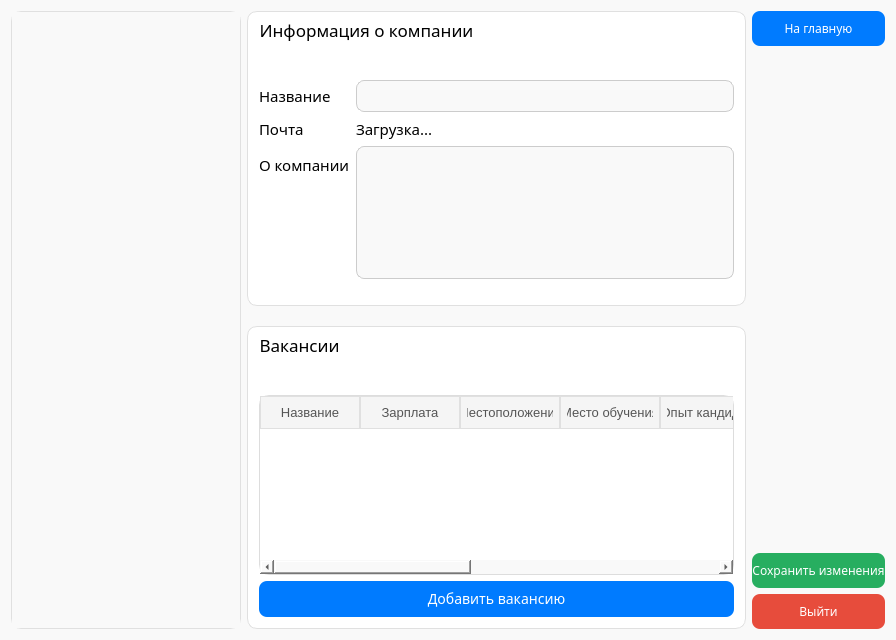
<?xml version="1.0" encoding="UTF-8"?>
<ui version="4.0">
 <class>ProfilePageForEmployer</class>
 <widget class="QWidget" name="ProfilePageForEmployer">
  <property name="geometry">
   <rect>
    <x>0</x>
    <y>0</y>
    <width>896</width>
    <height>640</height>
   </rect>
  </property>
  <property name="windowTitle">
   <string>Form</string>
  </property>
  <property name="styleSheet">
   <string notr="true">QWidget {
	
	background-color: rgb(249, 249, 249);
}</string>
  </property>
  <layout class="QGridLayout" name="gridLayout_3">
   <item row="0" column="0">
    <layout class="QHBoxLayout" name="horizontalLayout">
     <item>
      <widget class="QScrollArea" name="responsesScrollArea">
       <property name="sizePolicy">
        <sizepolicy hsizetype="Fixed" vsizetype="Expanding">
         <horstretch>0</horstretch>
         <verstretch>0</verstretch>
        </sizepolicy>
       </property>
       <property name="minimumSize">
        <size>
         <width>230</width>
         <height>0</height>
        </size>
       </property>
       <property name="maximumSize">
        <size>
         <width>230</width>
         <height>16777215</height>
        </size>
       </property>
       <property name="styleSheet">
        <string notr="true">QScrollArea {
    border: 1px solid #e0e0e0;
	border-radius: 10px;
    background-color: white;
}</string>
       </property>
       <property name="frameShadow">
        <enum>QFrame::Shadow::Sunken</enum>
       </property>
       <property name="widgetResizable">
        <bool>true</bool>
       </property>
       <widget class="QWidget" name="scrollAreaWidgetContents">
        <property name="geometry">
         <rect>
          <x>0</x>
          <y>0</y>
          <width>228</width>
          <height>618</height>
         </rect>
        </property>
       </widget>
      </widget>
     </item>
     <item>
      <layout class="QVBoxLayout" name="verticalLayout_4">
       <property name="spacing">
        <number>20</number>
       </property>
       <item>
        <widget class="QGroupBox" name="companyInfoGroup">
         <property name="font">
          <font>
           <family>Golos Text Medium</family>
           <pointsize>13</pointsize>
          </font>
         </property>
         <property name="styleSheet">
          <string notr="true">QGroupBox::title {
	color: black;
    left: 10px;
    top: 7px;
}
QGroupBox {
    border: 1px solid #e0e0e0;
	border-radius: 10px;
    background-color: white;
}
</string>
         </property>
         <property name="title">
          <string>Информация о компании</string>
         </property>
         <layout class="QGridLayout" name="gridLayout">
          <item row="2" column="0">
           <spacer name="verticalSpacer_3">
            <property name="orientation">
             <enum>Qt::Orientation::Vertical</enum>
            </property>
            <property name="sizeType">
             <enum>QSizePolicy::Policy::Fixed</enum>
            </property>
            <property name="sizeHint" stdset="0">
             <size>
              <width>20</width>
              <height>15</height>
             </size>
            </property>
           </spacer>
          </item>
          <item row="1" column="0">
           <layout class="QFormLayout" name="formLayout">
            <item row="2" column="0">
             <widget class="QLabel" name="emailLabel">
              <property name="font">
               <font>
                <family>Golos Text</family>
                <pointsize>11</pointsize>
               </font>
              </property>
              <property name="styleSheet">
               <string notr="true">QLabel {
	color: black;
	background-color: rgb(255, 255, 255);
}</string>
              </property>
              <property name="text">
               <string>Почта</string>
              </property>
             </widget>
            </item>
            <item row="4" column="0">
             <widget class="QLabel" name="aboutLabel">
              <property name="font">
               <font>
                <family>Golos Text</family>
                <pointsize>11</pointsize>
               </font>
              </property>
              <property name="styleSheet">
               <string notr="true">QLabel {
	color: black;
	background-color: rgb(255, 255, 255);
}</string>
              </property>
              <property name="text">
               <string>О компании</string>
              </property>
             </widget>
            </item>
            <item row="2" column="1">
             <widget class="QLabel" name="emailEdit">
              <property name="font">
               <font>
                <family>Golos Text</family>
                <pointsize>11</pointsize>
               </font>
              </property>
              <property name="styleSheet">
               <string notr="true">QLabel {
	color: black;
	background-color: rgb(255, 255, 255);
}</string>
              </property>
              <property name="text">
               <string>Загрузка...</string>
              </property>
             </widget>
            </item>
            <item row="0" column="0">
             <widget class="QLabel" name="companyNameLabel">
              <property name="font">
               <font>
                <family>Golos Text</family>
                <pointsize>11</pointsize>
               </font>
              </property>
              <property name="styleSheet">
               <string notr="true">QLabel {
	color: black;
	background-color: rgb(255, 255, 255);
}</string>
              </property>
              <property name="text">
               <string>Название</string>
              </property>
             </widget>
            </item>
            <item row="0" column="1">
             <widget class="QLineEdit" name="companyNameEdit">
              <property name="sizePolicy">
               <sizepolicy hsizetype="Minimum" vsizetype="Fixed">
                <horstretch>0</horstretch>
                <verstretch>0</verstretch>
               </sizepolicy>
              </property>
              <property name="minimumSize">
               <size>
                <width>350</width>
                <height>0</height>
               </size>
              </property>
              <property name="styleSheet">
               <string notr="true">QLineEdit {
    border: 1px solid #ccc;
    border-radius: 8px;
    padding: 6px 12px;
    background-color: #f9f9f9;
    font-size: 14px;
color: black;
}</string>
              </property>
             </widget>
            </item>
            <item row="4" column="1">
             <widget class="QTextEdit" name="aboutEdit">
              <property name="styleSheet">
               <string notr="true">QTextEdit {
    border: 1px solid #ccc;
    border-radius: 8px;
    padding: 6px 12px;
    background-color: #f9f9f9;
    font-size: 14px;
color: black;
}</string>
              </property>
             </widget>
            </item>
           </layout>
          </item>
          <item row="0" column="0">
           <spacer name="verticalSpacer_6">
            <property name="orientation">
             <enum>Qt::Orientation::Vertical</enum>
            </property>
            <property name="sizeType">
             <enum>QSizePolicy::Policy::Fixed</enum>
            </property>
            <property name="sizeHint" stdset="0">
             <size>
              <width>20</width>
              <height>30</height>
             </size>
            </property>
           </spacer>
          </item>
         </layout>
        </widget>
       </item>
       <item>
        <widget class="QGroupBox" name="vacanciesGroup">
         <property name="sizePolicy">
          <sizepolicy hsizetype="Preferred" vsizetype="Preferred">
           <horstretch>0</horstretch>
           <verstretch>0</verstretch>
          </sizepolicy>
         </property>
         <property name="minimumSize">
          <size>
           <width>0</width>
           <height>0</height>
          </size>
         </property>
         <property name="maximumSize">
          <size>
           <width>100000</width>
           <height>10000</height>
          </size>
         </property>
         <property name="font">
          <font>
           <family>Golos Text Medium</family>
           <pointsize>13</pointsize>
          </font>
         </property>
         <property name="styleSheet">
          <string notr="true">QGroupBox::title {
	color: black;
    left: 10px;
    top: 7px;
}
QGroupBox {
    border: 1px solid #e0e0e0;
	border-radius: 10px;
    background-color: white;
}
</string>
         </property>
         <property name="title">
          <string>Вакансии</string>
         </property>
         <layout class="QGridLayout" name="gridLayout_2">
          <item row="3" column="1">
           <spacer name="verticalSpacer_4">
            <property name="orientation">
             <enum>Qt::Orientation::Vertical</enum>
            </property>
            <property name="sizeType">
             <enum>QSizePolicy::Policy::Fixed</enum>
            </property>
            <property name="sizeHint" stdset="0">
             <size>
              <width>20</width>
              <height>30</height>
             </size>
            </property>
           </spacer>
          </item>
          <item row="4" column="1">
           <widget class="QTableWidget" name="vacanciesTable">
            <property name="sizePolicy">
             <sizepolicy hsizetype="Expanding" vsizetype="Minimum">
              <horstretch>0</horstretch>
              <verstretch>0</verstretch>
             </sizepolicy>
            </property>
            <property name="minimumSize">
             <size>
              <width>0</width>
              <height>180</height>
             </size>
            </property>
            <property name="font">
             <font>
              <family>Golos Text</family>
             </font>
            </property>
            <property name="styleSheet">
             <string notr="true">QTableWidget {
    background-color: white;
    border: 1px solid #dddddd;
    border-radius: 10px;
    selection-background-color: #e6f0ff;
    selection-color: black;
}

QHeaderView::section {
    background-color: #f5f5f5;
    color: #555555;
    padding: 6px;
    border: 1px solid #e0e0e0;
    font-size: 13px;
}

QTableWidget::item {
    padding: 6px;
}

QTableCornerButton::section {
    background-color: #f5f5f5;
    border: 1px solid #e0e0e0;
}
QScrollBar:horizontal {
    background: transparent;
    height: 8px;
    margin: 2px 20px 2px 20px;
    border-radius: 4px;
}

QScrollBar::handle:horizontal {
    background: #cccccc;  /* мягкий серый */
    border-radius: 4px;
    min-width: 30px;
}

QScrollBar::handle:horizontal:hover {
    background: #aaaaaa;  /* чуть темнее при наведении */
}

QScrollBar::add-line:horizontal,
QScrollBar::sub-line:horizontal {
    background: none;
    width: 0px;
    border: none;
}

QScrollBar::add-page:horizontal,
QScrollBar::sub-page:horizontal {
    background: transparent;
}

</string>
            </property>
            <column>
             <property name="text">
              <string>Название</string>
             </property>
            </column>
            <column>
             <property name="text">
              <string>Зарплата</string>
             </property>
            </column>
            <column>
             <property name="text">
              <string>Местоположение</string>
             </property>
            </column>
            <column>
             <property name="text">
              <string>Место обучения</string>
             </property>
            </column>
            <column>
             <property name="text">
              <string>Опыт кандидата</string>
             </property>
            </column>
            <column>
             <property name="text">
              <string>График</string>
             </property>
            </column>
            <column>
             <property name="text">
              <string>Образование</string>
             </property>
            </column>
            <column>
             <property name="text">
              <string>Удаленность</string>
             </property>
            </column>
            <column>
             <property name="text">
              <string>Действия</string>
             </property>
            </column>
           </widget>
          </item>
          <item row="5" column="1">
           <widget class="QPushButton" name="addVacancyButton">
            <property name="font">
             <font>
              <family>Golos Text</family>
              <pointsize>-1</pointsize>
             </font>
            </property>
            <property name="styleSheet">
             <string notr="true">QPushButton {
    background-color: #007bff;       /* яркий синий */
    color: white;
    border: none;
    border-radius: 8px;
    padding: 8px 16px;
    font-size: 14px;
}

QPushButton:hover {
    background-color: #0069d9;       /* при наведении чуть темнее */
}
</string>
            </property>
            <property name="text">
             <string>Добавить вакансию</string>
            </property>
           </widget>
          </item>
         </layout>
        </widget>
       </item>
       <item>
        <spacer name="verticalSpacer_8">
         <property name="orientation">
          <enum>Qt::Orientation::Vertical</enum>
         </property>
         <property name="sizeHint" stdset="0">
          <size>
           <width>20</width>
           <height>40</height>
          </size>
         </property>
        </spacer>
       </item>
      </layout>
     </item>
     <item>
      <layout class="QVBoxLayout" name="verticalLayout_5">
       <item>
        <widget class="QPushButton" name="homepagePB">
         <property name="minimumSize">
          <size>
           <width>0</width>
           <height>35</height>
          </size>
         </property>
         <property name="font">
          <font>
           <family>Golos Text</family>
          </font>
         </property>
         <property name="styleSheet">
          <string notr="true">QPushButton {
    background-color: #007bff;
    color: white;
    border: none;
    border-radius: 8px;
}

QPushButton:hover {
    background-color: #005ecb;
}</string>
         </property>
         <property name="text">
          <string>На главную</string>
         </property>
        </widget>
       </item>
       <item>
        <spacer name="verticalSpacer_7">
         <property name="orientation">
          <enum>Qt::Orientation::Vertical</enum>
         </property>
         <property name="sizeHint" stdset="0">
          <size>
           <width>20</width>
           <height>40</height>
          </size>
         </property>
        </spacer>
       </item>
       <item>
        <widget class="QPushButton" name="saveButton">
         <property name="minimumSize">
          <size>
           <width>0</width>
           <height>35</height>
          </size>
         </property>
         <property name="maximumSize">
          <size>
           <width>16777215</width>
           <height>35</height>
          </size>
         </property>
         <property name="font">
          <font>
           <family>Golos Text</family>
          </font>
         </property>
         <property name="styleSheet">
          <string notr="true">QPushButton {
    background-color: #27AE60;
    color: white;
    border: none;
    border-radius: 8px;
}

QPushButton:hover {
    background-color: #218838; /* затемнение */
}</string>
         </property>
         <property name="text">
          <string>Сохранить изменения</string>
         </property>
        </widget>
       </item>
       <item>
        <widget class="QPushButton" name="logoutPB">
         <property name="minimumSize">
          <size>
           <width>0</width>
           <height>35</height>
          </size>
         </property>
         <property name="font">
          <font>
           <family>Golos Text</family>
          </font>
         </property>
         <property name="styleSheet">
          <string notr="true">QPushButton {
    background-color: #E74C3C;
    color: white;
    border: none;
    border-radius: 8px;
}
QPushButton:hover {
    background-color: #c82333; /* затемнение */
}</string>
         </property>
         <property name="text">
          <string>Выйти</string>
         </property>
        </widget>
       </item>
      </layout>
     </item>
    </layout>
   </item>
  </layout>
 </widget>
 <resources/>
 <connections/>
</ui>
